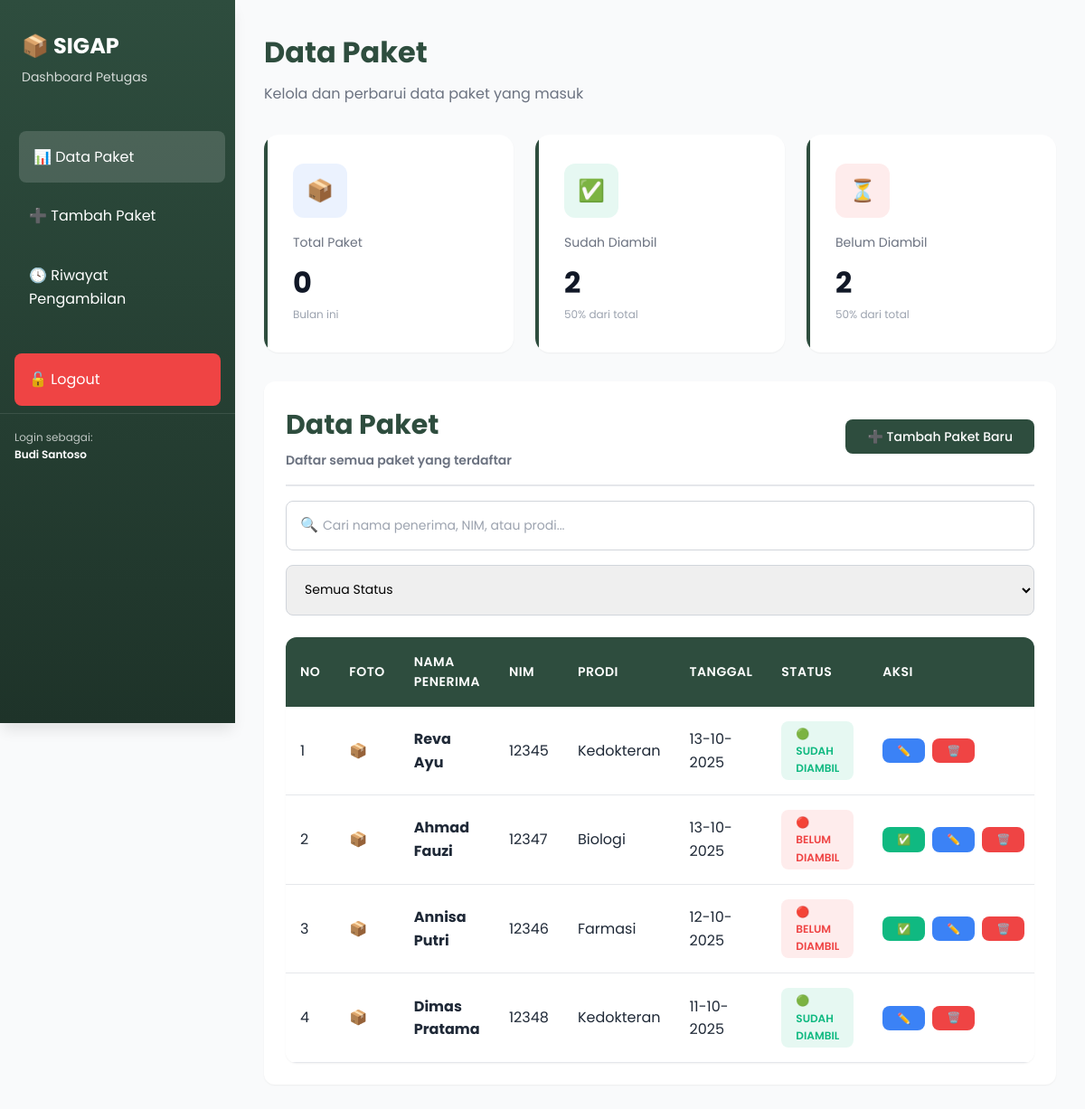
/views/petugas/dashboard.php (signed in), run on the app's committed database.
### tables this page shows
CREATE TABLE IF NOT EXISTS packages (
    id INT AUTO_INCREMENT PRIMARY KEY,
    nama_penerima VARCHAR(100) NOT NULL,
    nim VARCHAR(20) NOT NULL,
    prodi_id INT NOT NULL,
    tanggal_datang DATE NOT NULL,
    petugas_penerima VARCHAR(100) NOT NULL,
    foto_paket VARCHAR(255),
    catatan TEXT,
    status ENUM('Belum Diambil', 'Sudah Diambil') DEFAULT 'Belum Diambil',
    tanggal_diambil DATETIME NULL,
    foto_serah_terima VARCHAR(255) NULL,
    petugas_serah_terima INT NULL,
    created_at TIMESTAMP DEFAULT CURRENT_TIMESTAMP,
    updated_at TIMESTAMP DEFAULT CURRENT_TIMESTAMP ON UPDATE CURRENT_TIMESTAMP,
    FOREIGN KEY (prodi_id) REFERENCES program_studi(id),
    FOREIGN KEY (petugas_serah_terima) REFERENCES users(id),
    INDEX idx_nim (nim),
    INDEX idx_nama_penerima (nama_penerima),
    INDEX idx_status (status),
    INDEX idx_tanggal_datang (tanggal_datang)
);

CREATE TABLE IF NOT EXISTS program_studi (
    id INT AUTO_INCREMENT PRIMARY KEY,
    nama_prodi VARCHAR(100) NOT NULL,
    created_at TIMESTAMP DEFAULT CURRENT_TIMESTAMP
);

### config/config.php (called while the page is built, shortened)
<?php
spl_autoload_register(function ($class_name) {
    $directories = [
        ROOT_PATH . 'models/',
        ROOT_PATH . 'controllers/',
    ];
    foreach ($directories as $directory) {
        $file = $directory . $class_name . '.php';
        if (file_exists($file)) {
            return;
        }
    }
});
require_once ROOT_PATH . 'config/database.php';

### config/database.php (called while the page is built, shortened)
<?php
class Database {
    private $host = DB_HOST;
    private $user = DB_USER;
    private $pass = DB_PASS;
    private $dbname = DB_NAME;
    private $conn;
    private function connect() {
        $this->conn = new mysqli($this->host, $this->user, $this->pass, $this->dbname);
        $this->conn->set_charset("utf8mb4");
    }
    public function getConnection() {
        return $this->conn;
    }
    public function query($sql, $params = []) {
        $stmt = $this->conn->prepare($sql);
        if (!empty($params)) {
            $types = '';
            $values = [];
            foreach ($params as $param) {
                if (is_int($param)) {
                    $types .= 'i';
                } elseif (is_double($param)) {
                    $types .= 'd';
                } else {
                    $types .= 's';
                }
                $values[] = $param;
            }
            $stmt->bind_param($types, ...$values);
        }
        $stmt->execute();
        return $stmt;
    }
    public function fetchAll($sql, $params = []) {
        $stmt = $this->query($sql, $params);
        $result = $stmt->get_result();
        $data = [];
        while ($row = $result->fetch_assoc()) {
            $data[] = $row;
        }
        return $data;
    }
    public function fetchOne($sql, $params = []) {
        $stmt = $this->query($sql, $params);
        $result = $stmt->get_result();
        $data = $result->fetch_assoc();
        return $data;
    }
}

### models/Package.php (called while the page is built, shortened)
<?php
class Package {
    private $db;
    public function __construct() {
        $this->db = new Database();
    }
    public function getAllPackages($filters = []) {
        $sql = "SELECT p.*, ps.nama_prodi, u.full_name as petugas_nama
                FROM packages p
                LEFT JOIN program_studi ps ON p.prodi_id = ps.id
                LEFT JOIN users u ON p.petugas_serah_terima = u.id
                WHERE 1=1";
        $params = [];
        $sql .= " ORDER BY p.tanggal_datang DESC, p.created_at DESC";
        return $this->db->fetchAll($sql, $params);
    }
    public function getStatistics() {
        $stats = [];
        $sql = "SELECT COUNT(*) as total FROM packages WHERE MONTH(tanggal_datang) = MONTH(CURRENT_DATE()) AND YEAR(tanggal_datang) = YEAR(CURRENT_DATE())";
        $result = $this->db->fetchOne($sql);
        $stats['total_bulan_ini'] = $result['total'];
        $sql = "SELECT COUNT(*) as total FROM packages WHERE status = ?";
        $result = $this->db->fetchOne($sql, [STATUS_SUDAH_DIAMBIL]);
        $stats['sudah_diambil'] = $result['total'];
        $result = $this->db->fetchOne($sql, [STATUS_BELUM_DIAMBIL]);
        $stats['belum_diambil'] = $result['total'];
        $total = $stats['sudah_diambil'] + $stats['belum_diambil'];
        if ($total > 0) {
            $stats['persentase_sudah_diambil'] = round(($stats['sudah_diambil'] / $total) * 100);
            $stats['persentase_belum_diambil'] = round(($stats['belum_diambil'] / $total) * 100);
        } else {
            $stats['persentase_sudah_diambil'] = 0;
            $stats['persentase_belum_diambil'] = 0;
        }
        return $stats;
    }
}

### views/petugas/dashboard.php (the view, shortened to what this page needs)
<?php
require_once __DIR__ . '/../../config/config.php';
$packageModel = new Package();
$stats = $packageModel->getStatistics();
$packages = $packageModel->getAllPackages();
?>
<!DOCTYPE html>
<html lang="id">
<head>
    <link rel="stylesheet" href="../../assets/css/style.css">
</head>
<body>
    <aside class="sidebar">
        <div class="sidebar-brand">
            <h2>📦 SIGAP</h2>
            <p>Dashboard Petugas</p>
        </div>
        <ul class="sidebar-menu">
            <li class="sidebar-menu-item">
                <a href="dashboard.php" class="active">
                    📊 Data Paket
                </a>
            </li>
            <li class="sidebar-menu-item">
                <a href="tambah-paket.php">
                    ➕ Tambah Paket
                </a>
            </li>
            <li class="sidebar-menu-item">
                <a href="riwayat.php">
                    🕓 Riwayat Pengambilan
                </a>
            </li>
            <li class="sidebar-menu-item logout">
                <a href="../../controllers/AuthController.php?action=logout">
                    🔓 Logout
                </a>
            </li>
        </ul>
        <div style="padding: 1rem; margin-top: auto; border-top: 1px solid rgba(255,255,255,0.1); color: rgba(255,255,255,0.7); font-size: 0.75rem;">
            <p>Login sebagai:</p>
            <p style="font-weight: 600; color: white;"><?= htmlspecialchars($_SESSION['full_name']) ?></p>
        </div>
    </aside>
    <div class="main-wrapper">
        <div class="main-content">
            <div class="page-header">
                <h1>Data Paket</h1>
                <p>Kelola dan perbarui data paket yang masuk</p>
            </div>
            <div class="stats-grid">
                <div class="stat-card">
                    <div class="stat-card-icon blue">📦</div>
                    <div class="stat-card-title">Total Paket</div>
                    <div class="stat-card-value"><?= $stats['total_bulan_ini'] ?></div>
                    <div class="stat-card-subtitle">Bulan ini</div>
                </div>
                <div class="stat-card">
                    <div class="stat-card-icon green">✅</div>
                    <div class="stat-card-title">Sudah Diambil</div>
                    <div class="stat-card-value"><?= $stats['sudah_diambil'] ?></div>
                    <div class="stat-card-subtitle"><?= $stats['persentase_sudah_diambil'] ?>% dari total</div>
                </div>
                <div class="stat-card">
                    <div class="stat-card-icon red">⏳</div>
                    <div class="stat-card-title">Belum Diambil</div>
                    <div class="stat-card-value"><?= $stats['belum_diambil'] ?></div>
                    <div class="stat-card-subtitle"><?= $stats['persentase_belum_diambil'] ?>% dari total</div>
                </div>
            </div>
            <div class="card">
                <div class="card-header flex-between">
                    <div>
                        <h2 style="margin: 0;">Data Paket</h2>
                        <p style="font-size: 0.875rem; color: var(--gray-500); margin: 0.25rem 0 0 0;">
                            Daftar semua paket yang terdaftar
                        </p>
                    </div>
                    <a href="tambah-paket.php" class="btn btn-primary">
                        ➕ Tambah Paket Baru
                    </a>
                </div>
                <div class="search-filter-bar">
                    <div class="search-box">
                        <span class="search-icon">🔍</span>
                        <input
                            type="text"
                            id="searchInput"
                            class="form-control"
                            placeholder="Cari nama penerima, NIM, atau prodi..."
                        >
                    </div>
                    <select id="filterStatus" class="form-control filter-select">
                        <option value="">Semua Status</option>
                    </select>
                </div>
                <div class="table-container">
                    <table id="packageTable">
                        <thead>
                            <tr>
                                <th>No</th>
                                <th>Foto</th>
                                <th>Nama Penerima</th>
                                <th>NIM</th>
                                <th>Prodi</th>
                                <th>Tanggal</th>
                                <th>Status</th>
                                <th>Aksi</th>
                            </tr>
                        </thead>
                        <tbody>
                            <?php if (empty($packages)): ?>
                                <tr>
                                    <td colspan="8" style="text-align: center; padding: 2rem;">
                                        Belum ada data paket
                                    </td>
                                </tr>
                            <?php else: ?>
                                <?php $no = 1; foreach ($packages as $package): ?>
                                    <tr>
                                        <td><?= $no++ ?></td>
                                        <td>
                                            <?php if ($package['foto_paket']): ?>
                                                <img src="<?= UPLOAD_URL . $package['foto_paket'] ?>" alt="Foto Paket">
                                            <?php else: ?>
                                                📦
                                            <?php endif; ?>
                                        </td>
                                        <td><strong><?= htmlspecialchars($package['nama_penerima']) ?></strong></td>
                                        <td><?= htmlspecialchars($package['nim']) ?></td>
                                        <td><?= htmlspecialchars($package['nama_prodi']) ?></td>
                                        <td><?= date('d-m-Y', strtotime($package['tanggal_datang'])) ?></td>
                                        <td>
                                            <?php if ($package['status'] === STATUS_SUDAH_DIAMBIL): ?>
                                                <span class="badge badge-success">🟢 Sudah Diambil</span>
                                            <?php else: ?>
                                                <span class="badge badge-danger">🔴 Belum Diambil</span>
                                            <?php endif; ?>
                                        </td>
                                        <td>
                                            <div class="action-buttons">
                                                <?php if ($package['status'] === STATUS_BELUM_DIAMBIL): ?>
                                                    <button
                                                        class="btn btn-sm btn-success"
                                                        onclick="markAsPickedUp(<?= $package['id'] ?>)"
                                                        title="Tandai Sudah Diambil"
                                                    >
                                                        ✅
                                                    </button>
                                                <?php endif; ?>
                                                <a
                                                    href="edit-paket.php?id=<?= $package['id'] ?>"
                                                    class="btn btn-sm btn-info"
                                                    title="Edit"
                                                >
                                                    ✏️
                                                </a>
                                                <button
                                                    class="btn btn-sm btn-danger"
                                                    onclick="deletePackage(<?= $package['id'] ?>)"
                                                    title="Hapus"
                                                >
                                                    🗑️
                                                </button>
                                            </div>
                                        </td>
                                    </tr>
                                <?php endforeach; ?>
                            <?php endif; ?>
                        </tbody>
                    </table>
                </div>
            </div>
        </div>
    </div>
</body>
</html>

### data on the page
packages: nama_penerima "Reva Ayu", nim "12345", prodi.nama_prodi "Kedokteran", tanggal_datang "13-10-2025", status "🟢 SUDAH DIAMBIL"
packages: nama_penerima "Ahmad Fauzi", nim "12347", prodi.nama_prodi "Biologi", tanggal_datang "13-10-2025", status "🔴 BELUM DIAMBIL"
packages: nama_penerima "Annisa Putri", nim "12346", prodi.nama_prodi "Farmasi", tanggal_datang "12-10-2025", status "🔴 BELUM DIAMBIL"
packages: nama_penerima "Dimas Pratama", nim "12348", prodi.nama_prodi "Kedokteran", tanggal_datang "11-10-2025", status "🟢 SUDAH DIAMBIL"

### other printed values
$_SESSION['full_name'] "Budi Santoso"
$stats['total_bulan_ini'] "0"
$stats['sudah_diambil'] "2"
$stats['persentase_sudah_diambil'] "50"
$stats['belum_diambil'] "2"
$stats['persentase_belum_diambil'] "50"
